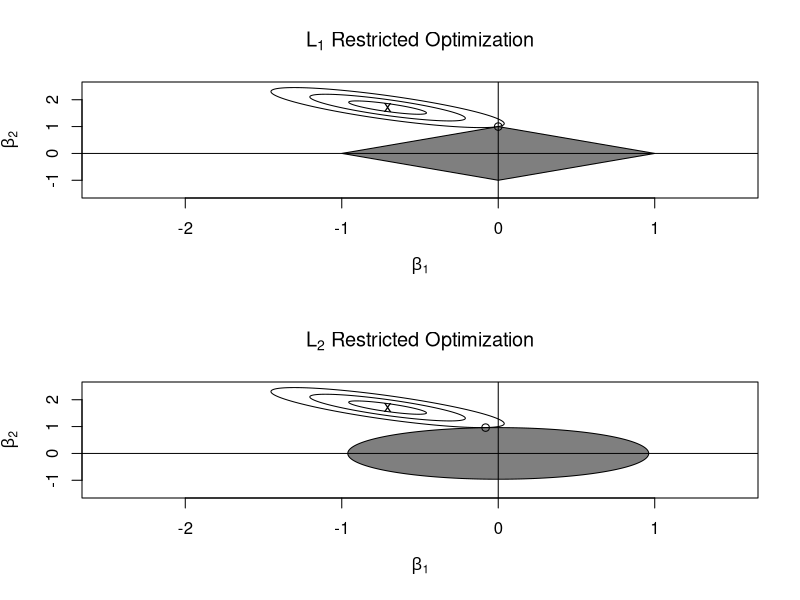

Here is the R script that generated this plot:
angle=c(1:10000)/10000*2*pi
x1=cos(angle)/3
y1=sin(angle)/3
x2=cos(angle)*2/3
y2=sin(angle)*2/3
x3=cos(angle)
y3=sin(angle)

rot=matrix(c(cos(pi/4),-sin(pi/4),sin(pi/4),cos(pi/4)),nrow=2)

a1=cbind(x3/3,y3)%*%rot
a2=cbind(x2/3,y2)%*%rot
a3=cbind(x1/3,y1)%*%rot
a1[,1]=a1[,1]-sqrt(2)/2
a2[,1]=a2[,1]-sqrt(2)/2
a3[,1]=a3[,1]-sqrt(2)/2
a1[,2]=a1[,2]+1+sqrt(2)/2
a2[,2]=a2[,2]+1+sqrt(2)/2
a3[,2]=a3[,2]+1+sqrt(2)/2

pdf('LassoPlot.pdf')
par(mfrow=c(2,1))

plot(a1,type='l',xlim=c(-2.5,1.5),ylim=c(-1.5,2.5),xlab=expression(beta[1]),ylab=expression(beta[2]),main=expression(paste(L[1],' Restricted Optimization')))
lines(a2)
lines(a3)
polygon(c(0,1,0,-1),c(1,0,-1,0),col='grey50')
points(-sqrt(2)/2,1+sqrt(2)/2,pch='x')
points(0,1)
abline(h=0)
abline(v=0)

plot(a1,type='l',xlim=c(-2.5,1.5),ylim=c(-1.5,2.5),xlab=expression(beta[1]),ylab=expression(beta[2]),main=expression(paste(L[2],' Restricted Optimization')))
lines(a2)
lines(a3)
polygon(cos(angle)/1.04,sin(angle)/1.04,col='grey50')
points(-sqrt(2)/2,1+sqrt(2)/2,pch='x')
points(a1[which.min(a1[,2]),1]+.03,min(a1[,2]))
abline(h=0)
abline(v=0)
dev.off()